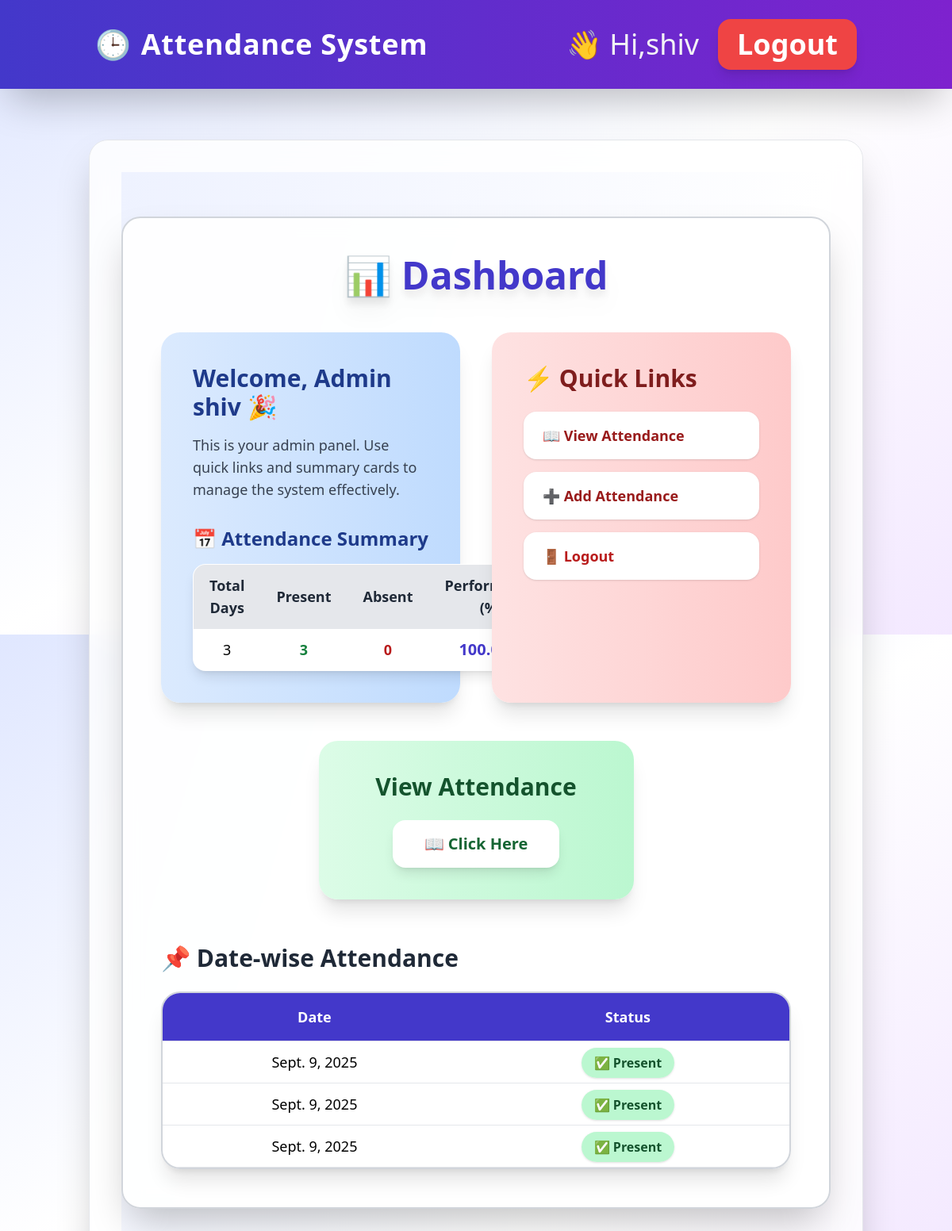
The page /accounts/dashboard/ (signed in) on the database its author committed.
### employees/models.py (models this page shows, shortened)
class Attendance(models.Model):
    employee = models.ForeignKey(Employee, on_delete=models.CASCADE)
    date = models.DateField(default=timezone.now)
    status = models.CharField(max_length=10, choices=[('Present','Present'),('Absent','Absent')])

### accounts/views.py (the view)
# urls.py: path('dashboard/', views.dashboard, name='dashboard'),
@login_required
def dashboard(request):
    employee, created = Employee.objects.get_or_create(user=request.user)
    attendance_records = Attendance.objects.filter(employee=employee).order_by('-date')
    total_days = attendance_records.count()
    present_days = attendance_records.filter(status='Present').count()
    absent_days = attendance_records.filter(status='Absent').count()
    performance = (present_days / total_days * 100) if total_days > 0 else 0
    return render(request, 'dashboard.html', {
        'attendance_records': attendance_records,
        'present_days': present_days,
        'absent_days': absent_days,
        'total_days': total_days,
        'performance': performance,
    })

### templates/dashboard.html (shortened to what this page needs)
{% extends "base.html" %}
{% block content %}
<div class="min-h-screen bg-gradient-to-br from-indigo-50 via-white to-purple-50 py-14">
  <div class="max-w-7xl mx-auto rounded-3xl shadow-2xl p-12 bg-white/90 backdrop-blur-md border-2 border-gray-300">
    <h2 class="text-5xl font-extrabold mb-12 text-center text-indigo-700 drop-shadow-xl">📊 Dashboard</h2>
    {% if user.is_superuser %}
      <div class="grid grid-cols-1 md:grid-cols-2 gap-10">
        <div class="bg-gradient-to-r from-blue-100 to-blue-200 p-10 rounded-3xl shadow-xl hover:shadow-3xl transition transform hover:-translate-y-2">
          <h3 class="text-3xl font-bold text-blue-900 mb-4">Welcome, Admin {{ user.username|default:'User' }} 🎉</h3>
          <p class="text-lg text-gray-700">This is your admin panel. Use quick links and summary cards to manage the system effectively.</p>
          <div class="mt-8">
            <h4 class="text-2xl font-semibold mb-4 text-blue-900">📅 Attendance Summary</h4>
            <table class="w-full bg-white border border-gray-300 rounded-2xl overflow-hidden shadow-lg text-lg">
              <thead class="bg-gray-200 text-gray-800">
                <tr>
                  <th class="py-3 px-5 border-b">Total Days</th>
                  <th class="py-3 px-5 border-b">Present</th>
                  <th class="py-3 px-5 border-b">Absent</th>
                  <th class="py-3 px-5 border-b">Performance (%)</th>
                </tr>
              </thead>
              <tbody>
                <tr class="text-center">
                  <td class="py-3 px-5 border-b">{{ total_days }}</td>
                  <td class="py-3 px-5 border-b text-green-700 font-bold">{{ present_days }}</td>
                  <td class="py-3 px-5 border-b text-red-700 font-bold">{{ absent_days }}</td>
                  <td class="py-3 px-5 border-b font-bold text-indigo-700 text-xl">{{ performance|floatformat:2 }}%</td>
                </tr>
              </tbody>
            </table>
          </div>
        </div>
        <div class="bg-gradient-to-r from-red-100 to-red-200 p-10 rounded-3xl shadow-xl hover:shadow-3xl transition transform hover:-translate-y-2">
          <h3 class="text-3xl font-bold text-red-900 mb-6">⚡ Quick Links</h3>
          <ul class="space-y-4 text-lg">
            <li><a href="{% url 'attendance_list' %}" class="block px-6 py-4 rounded-2xl bg-white hover:bg-red-300 text-red-800 font-semibold shadow transition">📖 View Attendance</a></li>
            <li><a href="{% url 'attendance_create' %}" class="block px-6 py-4 rounded-2xl bg-white hover:bg-red-300 text-red-800 font-semibold shadow transition">➕ Add Attendance</a></li>
            <li><a href="{% url 'logout' %}" class="block px-6 py-4 rounded-2xl bg-white hover:bg-red-300 text-red-700 font-semibold shadow transition">🚪 Logout</a></li>
          </ul>
        </div>
      </div>
      <div class="flex justify-center mt-12">
        <div class="bg-gradient-to-r from-green-100 to-green-200 p-10 rounded-3xl shadow-xl hover:shadow-3xl
                    transition transform hover:-translate-y-2 w-full md:w-2/3 lg:w-1/2 text-center">
          <h3 class="text-3xl font-bold text-green-900 mb-6">View Attendance</h3>
          <a href="{% url 'attendance_list' %}"
             class="inline-block px-10 py-4 rounded-2xl bg-white hover:bg-green-300 text-green-800 font-semibold text-xl shadow-lg transition">
            📖 Click Here
          </a>
        </div>
      </div>
    {% endif %}
    <div class="mt-14">
      <h4 class="text-3xl font-extrabold mb-6 text-gray-800">📌 Date-wise Attendance</h4>
      <div class="overflow-x-auto rounded-3xl shadow-xl bg-white/90 backdrop-blur-md border-2 border-gray-300">
        <table class="min-w-full rounded-3xl text-lg">
          <thead class="bg-indigo-700 text-white rounded-t-3xl">
            <tr>
              <th class="py-4 px-6 border-b">Date</th>
              <th class="py-4 px-6 border-b">Status</th>
            </tr>
          </thead>
          <tbody>
            {% for record in attendance_records %}
            <tr class="text-center hover:bg-gray-100 transition">
              <td class="py-3 px-5 border-b">{{ record.date }}</td>
              <td class="py-3 px-5 border-b">
                {% if record.status == 'Present' %}
                  <span class="px-4 py-2 bg-green-200 text-green-900 rounded-full text-base font-semibold shadow">✅ Present</span>
                {% else %}
                  <span class="px-4 py-2 bg-red-200 text-red-900 rounded-full text-base font-semibold shadow">❌ Absent</span>
                {% endif %}
              </td>
            </tr>
            {% empty %}
            <tr><td colspan="2" class="py-6 text-center text-gray-600 text-lg">No records found.</td></tr>
            {% endfor %}
          </tbody>
        </table>
      </div>
    </div>
  </div>
</div>
{% endblock %}

### templates/base.html (shortened to what this page needs)
<!doctype html>
<html lang="en">
<head>
  <script src="https://cdn.tailwindcss.com"></script>
</head>
<body class="min-h-screen flex flex-col bg-gradient-to-br from-indigo-100 via-white to-purple-100 font-sans">
  <nav class="bg-gradient-to-r from-indigo-700 to-purple-700 shadow-2xl sticky top-0 z-50">
    <div class="container mx-auto px-8 py-6 flex items-center justify-between">
      <a href="{% url 'dashboard' %}"
         class="text-3xl font-extrabold tracking-wide text-white flex items-center space-x-3 hover:text-yellow-300 transition">
        <span class="text-4xl">🕒</span>
        <span class="text-4xl">Attendance System</span>
      </a>
      <div class="flex items-center space-x-6">
        {% if user.is_authenticated %}
          <span class="text-lg text-gray-100 hidden sm:inline"><span class="text-4xl">👋 Hi,{{ user.username }}</span> <b></b></span>
          <form method="post" action="{% url 'logout' %}" class="inline">
            <button type="submit"
              class="px-6 py-3 bg-red-500 hover:bg-red-600 text-lg font-semibold text-white rounded-2xl shadow-lg transition transform hover:scale-110">
              <span class="text-4xl">Logout</span>
            </button>
          </form>
        {% endif %}
      </div>
    </div>
  </nav>
  <main class="container mx-auto px-6 py-10 flex-1">
    <div class="bg-white/80 backdrop-blur-lg shadow-2xl rounded-3xl p-10 border border-gray-200 transition transform hover:shadow-3xl">
      {% block content %}{% endblock %}
    </div>
  </main>
</body>
</html>

### rows shown on the page
Attendance: date "Sept. 9, 2025", status "✅ Present"
Attendance: date "Sept. 9, 2025", status "✅ Present"
Attendance: date "Sept. 9, 2025", status "✅ Present"

### other values the page prints
{{ user.username }} "shiv"
{{ user.username|default:'User' }} "shiv"
{{ total_days }} "3"
{{ present_days }} "3"
{{ absent_days }} "0"
{{ performance|floatformat:2 }} "100.00"
